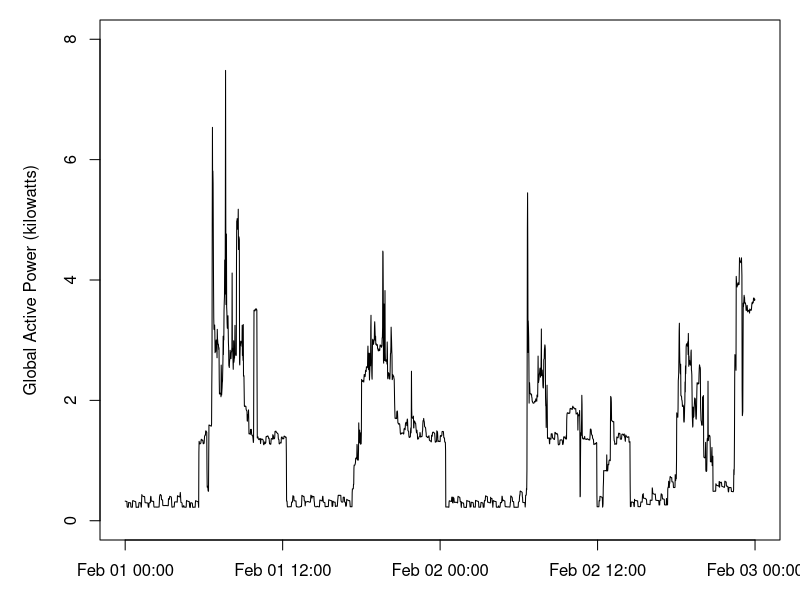

Reproduce this figure in R.
# plot2.R

data <- read.table("tidy.txt", header=TRUE, sep = ";", na.strings="?",
                   colClasses = c("character", "character", "numeric", "numeric", 
                                  "numeric", "numeric", "numeric","numeric", "numeric"))

data2 <- cbind(paste(data$Date, data$Time, sep = " "),data[,3:9]) 

colnames(data2)[1]<-"Date"

data2$Date <- strptime(data2$Date,format="%d/%m/%Y %H:%M:%S")

x<-data2$Date
y<-data2$Global_active_power

Sys.setlocale("LC_ALL","English")

dev.new(width=480, height=480)
par(mar=c(3,5,1,1)) # abajo, izq, arriba, dcha
plot(x,y,type="l",xlab="",ylab="Global Active Power (kilowatts)",ylim=c(0,8))

dev.copy(png,'plot2.png')
dev.off()
